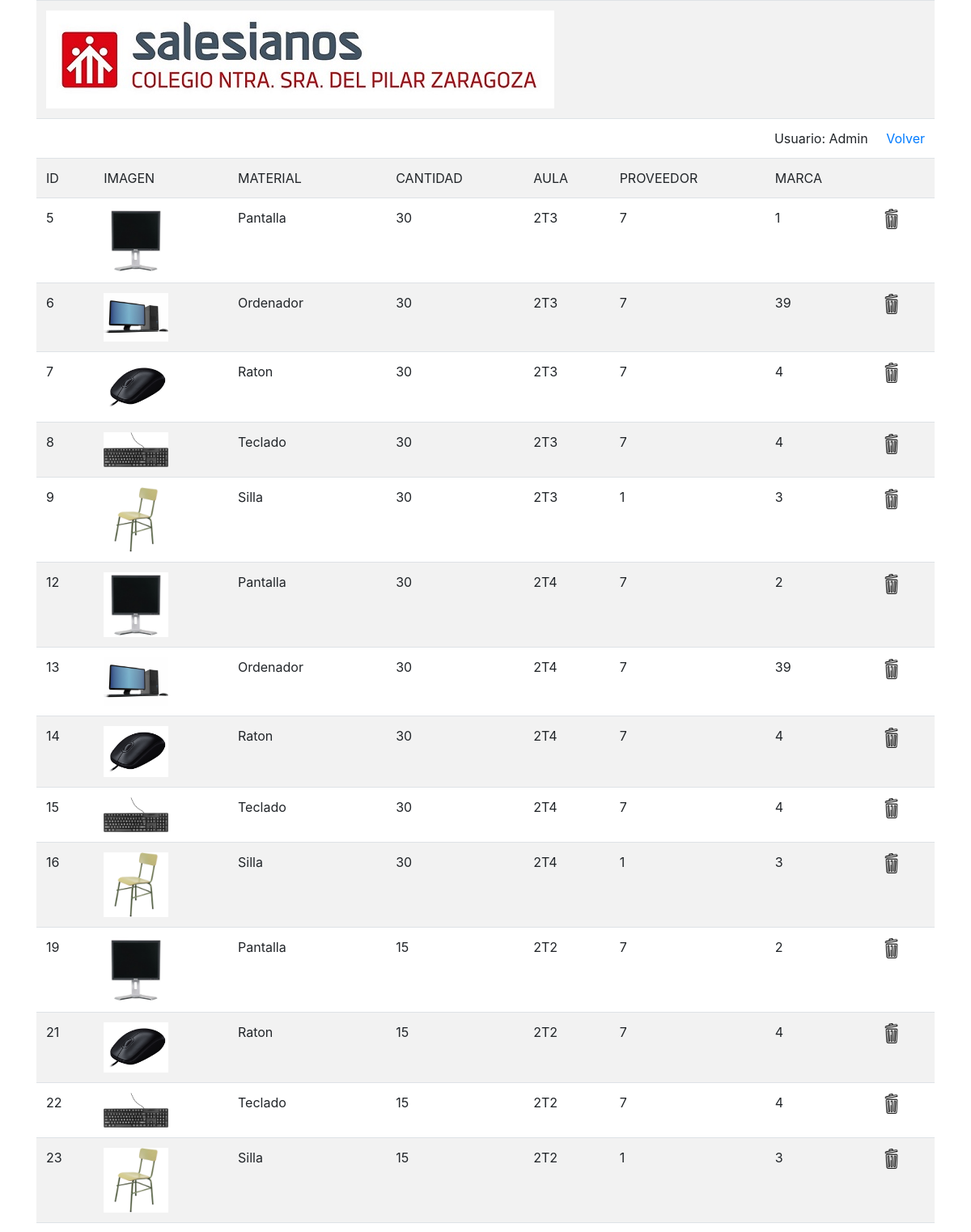
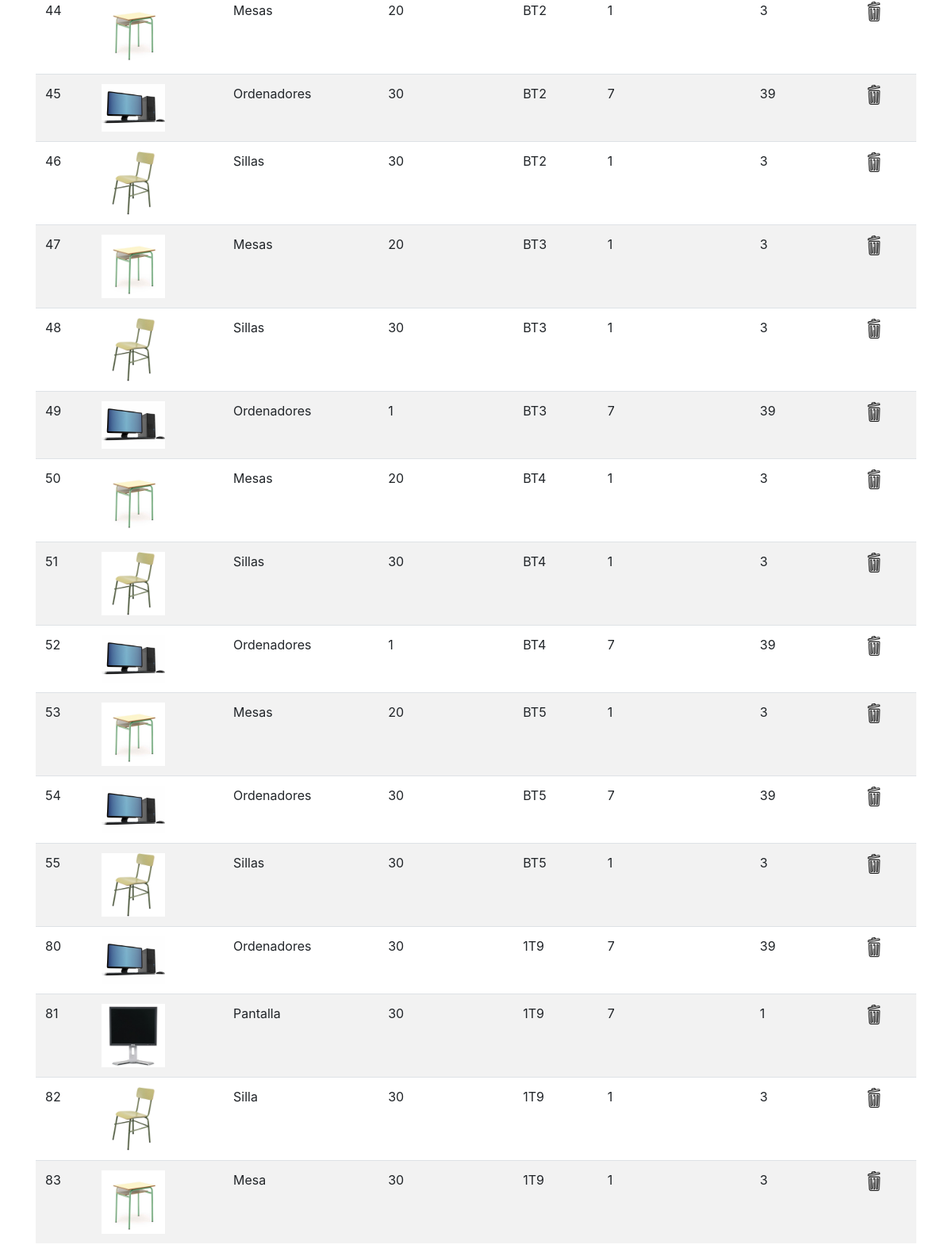
Screenshot of /inventario/lstMateriales.php (signed in) with the database file from the repository (2 pictures, top to bottom).
### tables this page shows
CREATE TABLE `materiales` (
  `idMateriales` int(11) NOT NULL,
  `NombreMat` varchar(30) NOT NULL,
  `idAula` varchar(5) NOT NULL,
  `Cantidad` int(11) NOT NULL,
  `idProveedor` int(11) NOT NULL,
  `idMarca` int(11) NOT NULL,
  `imagen` varchar(255) NOT NULL
);

CREATE TABLE `aula` (
  `idUbicacion` int(11) NOT NULL,
  `idAula` varchar(5) NOT NULL,
  `idDepartamento` int(11) NOT NULL
);

### inventario/lstMateriales.php (the view, shortened to what this page needs)
<!DOCTYPE html>
<html lang="en">
 <head>
  <link rel="stylesheet" href="https://stackpath.bootstrapcdn.com/bootstrap/4.4.1/css/bootstrap.min.css">
</head>
<body>
    <div class="container">
        <table class="table table-striped">
            <tr>
                <td colspan="8"><img src="imagenes/logosz.jpg"></td>
            </tr>
            <tr>
            <td colspan="8" align="right">Usuario: <?php echo $_SESSION['usu']?> &nbsp; &nbsp; <a href="FormMateriales.php">Volver</td>
        </tr>
            <tr>
                <td>ID</td><td>IMAGEN</td><td>MATERIAL</td><td>CANTIDAD</td><td>AULA</td><td>PROVEEDOR</td><td>MARCA</td><td></td>
            </tr>
        <?php
        include("conexion.php");
        if($_SESSION['usu']=="admin")
        {
          $sql="SELECT * FROM materiales";
        }
        else
        {
          $sql="SELECT * FROM materiales AS m
          INNER JOIN aula AS a ON a.idAula=m.idAula
          INNER JOIN usuarios AS u ON u.idDepartamento=a.idDepartamento
          WHERE u.NombreUser='$_SESSION[usu]'
          ORDER BY idMateriales";
        }
            $registros=mysqli_query($conexion,$sql) or die ("Error en la consulta $sql");
            while($linea=mysqli_fetch_array($registros))
            {
              echo "<tr><td>$linea[idMateriales]</td><td><img src='$linea[imagen]' width='80px'></td><td>$linea[NombreMat]</td><td>$linea[Cantidad]</td><td>$linea[idAula]</td><td>$linea[idProveedor]</td><td>$linea[idMarca]</td><td><a href='delMateriales.php?codigo=$linea[idMateriales]'><img src='./imagenes/eliminar.png' width='25px'></a></td></tr>";
            }
        ?>
    </table>
    </div>
</body>
</html>

### rows the page displays
materiales: idMateriales "5", imagen (picture), NombreMat "Pantalla", Cantidad "30", idAula.idAula "2T3", idProveedor "7", idMarca "1"
materiales: idMateriales "6", imagen (picture), NombreMat "Ordenador", Cantidad "30", idAula.idAula "2T3", idProveedor "7", idMarca "39"
materiales: idMateriales "7", imagen (picture), NombreMat "Raton", Cantidad "30", idAula.idAula "2T3", idProveedor "7", idMarca "4"
materiales: idMateriales "8", imagen (picture), NombreMat "Teclado", Cantidad "30", idAula.idAula "2T3", idProveedor "7", idMarca "4"
materiales: idMateriales "9", imagen (picture), NombreMat "Silla", Cantidad "30", idAula.idAula "2T3", idProveedor "1", idMarca "3"
materiales: idMateriales "12", imagen (picture), NombreMat "Pantalla", Cantidad "30", idAula.idAula "2T4", idProveedor "7", idMarca "2"
materiales: idMateriales "13", imagen (picture), NombreMat "Ordenador", Cantidad "30", idAula.idAula "2T4", idProveedor "7", idMarca "39"
materiales: idMateriales "14", imagen (picture), NombreMat "Raton", Cantidad "30", idAula.idAula "2T4", idProveedor "7", idMarca "4"
materiales: idMateriales "15", imagen (picture), NombreMat "Teclado", Cantidad "30", idAula.idAula "2T4", idProveedor "7", idMarca "4"
materiales: idMateriales "16", imagen (picture), NombreMat "Silla", Cantidad "30", idAula.idAula "2T4", idProveedor "1", idMarca "3"
materiales: idMateriales "19", imagen (picture), NombreMat "Pantalla", Cantidad "15", idAula.idAula "2T2", idProveedor "7", idMarca "2"
materiales: idMateriales "21", imagen (picture), NombreMat "Raton", Cantidad "15", idAula.idAula "2T2", idProveedor "7", idMarca "4"
materiales: idMateriales "22", imagen (picture), NombreMat "Teclado", Cantidad "15", idAula.idAula "2T2", idProveedor "7", idMarca "4"
materiales: idMateriales "23", imagen (picture), NombreMat "Silla", Cantidad "15", idAula.idAula "2T2", idProveedor "1", idMarca "3"
materiales: idMateriales "44", imagen (picture), NombreMat "Mesas", Cantidad "20", idAula.idAula "BT2", idProveedor "1", idMarca "3"
materiales: idMateriales "45", imagen (picture), NombreMat "Ordenadores", Cantidad "30", idAula.idAula "BT2", idProveedor "7", idMarca "39"
materiales: idMateriales "46", imagen (picture), NombreMat "Sillas", Cantidad "30", idAula.idAula "BT2", idProveedor "1", idMarca "3"
materiales: idMateriales "47", imagen (picture), NombreMat "Mesas", Cantidad "20", idAula.idAula "BT3", idProveedor "1", idMarca "3"
materiales: idMateriales "48", imagen (picture), NombreMat "Sillas", Cantidad "30", idAula.idAula "BT3", idProveedor "1", idMarca "3"
materiales: idMateriales "49", imagen (picture), NombreMat "Ordenadores", Cantidad "1", idAula.idAula "BT3", idProveedor "7", idMarca "39"
materiales: idMateriales "50", imagen (picture), NombreMat "Mesas", Cantidad "20", idAula.idAula "BT4", idProveedor "1", idMarca "3"
materiales: idMateriales "51", imagen (picture), NombreMat "Sillas", Cantidad "30", idAula.idAula "BT4", idProveedor "1", idMarca "3"
materiales: idMateriales "52", imagen (picture), NombreMat "Ordenadores", Cantidad "1", idAula.idAula "BT4", idProveedor "7", idMarca "39"
materiales: idMateriales "53", imagen (picture), NombreMat "Mesas", Cantidad "20", idAula.idAula "BT5", idProveedor "1", idMarca "3"
materiales: idMateriales "54", imagen (picture), NombreMat "Ordenadores", Cantidad "30", idAula.idAula "BT5", idProveedor "7", idMarca "39"
materiales: idMateriales "55", imagen (picture), NombreMat "Sillas", Cantidad "30", idAula.idAula "BT5", idProveedor "1", idMarca "3"
materiales: idMateriales "80", imagen (picture), NombreMat "Ordenadores", Cantidad "30", idAula.idAula "1T9", idProveedor "7", idMarca "39"
materiales: idMateriales "81", imagen (picture), NombreMat "Pantalla", Cantidad "30", idAula.idAula "1T9", idProveedor "7", idMarca "1"
materiales: idMateriales "82", imagen (picture), NombreMat "Silla", Cantidad "30", idAula.idAula "1T9", idProveedor "1", idMarca "3"
materiales: idMateriales "83", imagen (picture), NombreMat "Mesa", Cantidad "30", idAula.idAula "1T9", idProveedor "1", idMarca "3"

### other values shown
$_SESSION['usu'] "Admin"
